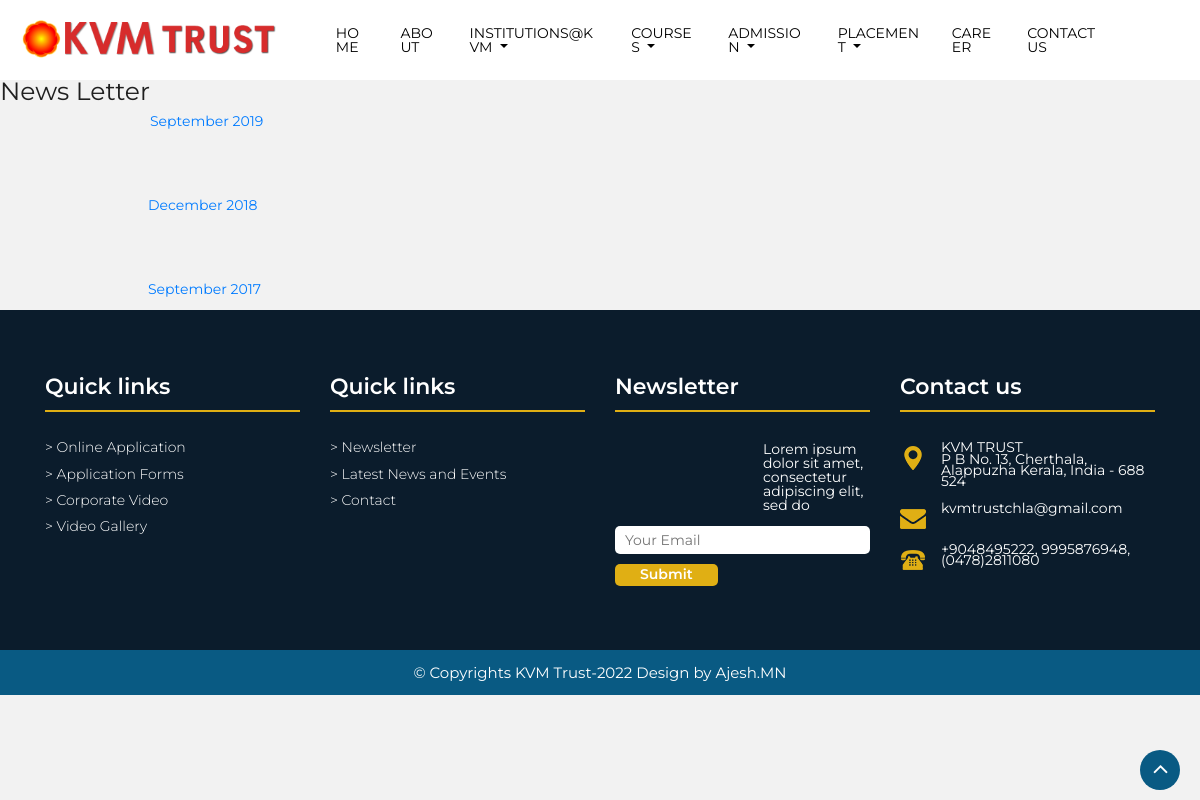
The page /news_letter/ on the database its author committed.
### adminapp/models.py (models this page shows)
class newsletters(models.Model):
    pdf = models.FileField()
    month_year=models.CharField(max_length=150)

### adminapp/views.py (the view)
# urls.py: re_path(r'^news_letter/$',news_letter,name='news_letter'),
def news_letter(request):
    newl=newsletters.objects.all()
    return render(request,'adminapp/news_letter.html',{'newl':newl,})

### adminapp/templates/adminapp/news_letter.html (shortened to what this page needs)
{% extends 'adminapp/alayout.html' %}
{% block content %}
<nav id="flash-breadcrumbs" class="breadcrumb-trail breadcrumbs">
    <div class="tg-container">
        <h1 class="trail-title">News Letter</h1>			<ul class="trail-items"><li class="trail-item trail-begin"><a class="trail-home" href="http://kvmtrust.in" title="Home"><span>Home</span></a></li><li class="trail-item"><span>News Letter</span></li></ul>		</div>
</nav>
<div id="content" class="site-content">
    <div class="tg-container">
<div id="primary" class="content-area">
    <main id="main" class="site-main" role="main">
<article id="post-869" class="post-869 page type-page status-publish hentry">
<div class="entry-content">
    <div id="pl-869" class="panel-layout">
<div id="pg-869-0" class="panel-grid panel-no-style" data-style="{&quot;background_image_attachment&quot;:false,&quot;background_display&quot;:&quot;tile&quot;,&quot;cell_alignment&quot;:&quot;flex-start&quot;}" data-ratio="1" data-ratio-direction="right">
<div id="pgc-869-0-0" class="panel-grid-cell" data-weight="1">
<div id="panel-869-0-0-0" class="so-panel widget widget_text panel-first-child panel-last-child" data-index="0" data-style="{&quot;background_image_attachment&quot;:false,&quot;background_display&quot;:&quot;tile&quot;}">
<div class="textwidget">
<h2 class="contentheading"></h2>
{% for x in newl %}
<p><a href="{{x.pdf.url}}" target="_blank">{{x.month_year}}</a></p>
{% endfor %}
</div>
</article>
    </main>
</div>
    </div>
</div>
{% endblock %}

### adminapp/static/adminapp/css/style.css (style rules this page uses)
body { color: #f3eded; font-size: 17px; font-family: 'Poppins', sans-serif; line-height: 0.80857; overflow-x: hidden !important; }
h1, h2, h3, h4, h5, h6 { letter-spacing: 0; font-weight: normal; position: relative; padding: 0 0 10px 0; font-weight: normal; line-height: 120% !important; color: #1f1f1f; margin: 0 }
h1 { font-size: 24px }
h2 { font-size: 22px }
p { margin-top: 5px; margin-bottom: 1rem; font-size: 16px; font-weight: 600; line-height: 30px; color: #4a4a49; }
*, *::after, *::before { box-sizing: inherit; }
body { font-family: 'Montserrat'; background: #f2f2f2; font-size: 14px; box-sizing: border-box; -webkit-font-smoothing: antialiased; -moz-osx-font-smoothing: grayscale; }

### adminapp/static/adminapp/css/timeline.css (style rules this page uses)
* { box-sizing: border-box; }

### adminapp/templates/adminapp/news_letter.html (style rules this page uses)
div { border: 0; font-family: inherit; font-size: 100%; font-style: inherit; font-weight: inherit; margin: 0; outline: 0; padding: 0; vertical-align: baseline; word-break: break-word; }
p { margin: 0 0 30px; }
p { border: 0; font-family: inherit; font-size: 100%; font-style: inherit; font-weight: inherit; margin: 0; margin-top: 0px; margin-right: 0px; margin-bottom: 0px; margin-left: 0px; outline: 0; padding: 0; vertical-align: baseline; word-break: break-word; }
p { display: block; margin-block-start: 5em; margin-block-end: 1em; margin-inline-start: 148px; margin-inline-end: 0px; line-height: 1; }
.breadcrumb-trail.breadcrumbs .trail-title { float: left; font-weight: 400; font-size: 25px; padding: 65px 0; }
.tg-container { max-width: 1250px; margin: 0 auto; }

### rows shown on the page
newsletters: month_year "September 2019"
newsletters: month_year "December 2018"
newsletters: month_year "September 2017"
